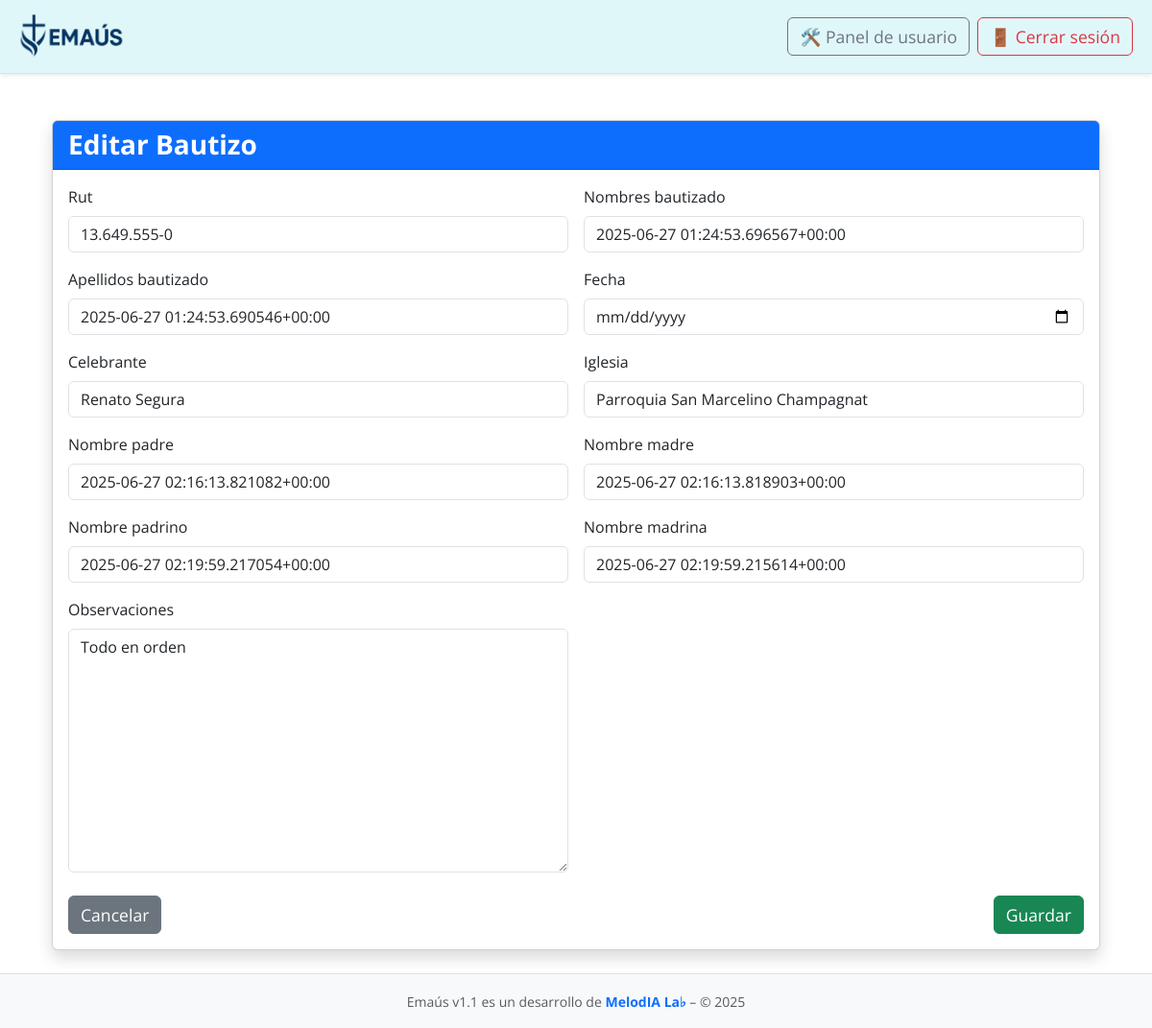
/sacramentos/bautizos/1/editar/ (signed in), run on the app's committed database.
### sacramentos/models.py (models this page shows, shortened)
class Bautizo(models.Model):
    rut = models.CharField(max_length=12, help_text="Ej: 12345678-9")
    nombres_bautizado = models.CharField(max_length=100)
    apellidos_bautizado = models.CharField(max_length=100)
    fecha = models.DateField()
    celebrante = models.CharField(max_length=100)
    iglesia = models.CharField(max_length=100)
    nombre_padre = models.CharField(max_length=100)
    nombre_madre = models.CharField(max_length=100)
    nombre_padrino = models.CharField(max_length=100)  # nuevo
    nombre_madrina = models.CharField(max_length=100)  # nuevo
    observaciones = models.TextField(blank=True)

### sacramentos/views.py (the view)
# urls.py: path('bautizos/<int:pk>/editar/', views.bautizo_update, name='bautizo_update'),
@login_required
def bautizo_update(request, pk):
    bautizo = get_object_or_404(Bautizo, pk=pk)
    if request.method == 'POST':
        form = BautizoForm(request.POST, instance=bautizo)
        if form.is_valid():
            form.save()
            return redirect('bautizos_list')
    else:
        form = BautizoForm(instance=bautizo)
    return render(request, 'sacramentos/bautizo_form.html', {'form': form, 'form_title': 'Editar Bautizo'})

### sacramentos/forms.py
class BautizoForm(forms.ModelForm):
    class Meta:
        model = Bautizo
        fields = '__all__'
    def __init__(self, *args, **kwargs):
        super().__init__(*args, **kwargs)
        for name, field in self.fields.items():
            classes = field.widget.attrs.get('class', '')
            field.widget.attrs['class'] = f'{classes} form-control'.strip()
        self.fields['fecha'].widget.input_type = 'date'

### templates/sacramentos/bautizo_form.html (shortened to what this page needs)
{% extends 'base.html' %}
{% block content %}
<div class="container mt-4">
  <div class="card shadow">
    <div class="card-header bg-primary text-white">
      <h3 class="mb-0">{{ form_title|default:"Registrar Bautizo" }}</h3>
    </div>
    <div class="card-body">
      <form method="post" novalidate>
        <div class="row g-3">
          {% for field in form.visible_fields %}
            <div class="col-md-6">
              <label for="{{ field.id_for_label }}" class="form-label">{{ field.label }}</label>
              {{ field }}
            </div>
          {% endfor %}
        </div>
        <div class="mt-4 d-flex justify-content-between">
          <a href="{% url 'bautizos_list' %}" class="btn btn-secondary">Cancelar</a>
          <button type="submit" class="btn btn-success">Guardar</button>
        </div>
      </form>
    </div>
  </div>
</div>
{% endblock %}

### static/css/styles.css (style rules this page uses)
body { font-family: 'Inter', sans-serif; background-color: #f8f9fa; color: #333; line-height: 1.6; }
h1, h2, h3, h4, h5 { font-weight: 600; margin-bottom: 0.5rem; }
a { text-decoration: none; }
.card { border: none; border-radius: 0.75rem; }
.btn { border-radius: 0.5rem; }

### templates/base.html (style rules this page uses)
html, body { height: 100%; margin: 0; padding: 0; font-family: 'Open Sans', sans-serif; background-color: #ffffff; color: #333333; display: flex; flex-direction: column; }
.btn { font-size: 1.1rem; }
h1, h2, h3, h4 { font-weight: 700; }

### data on the page
Bautizo: visible_fields "13.649.555-0" "2025-06-27 01:24:53.696567+00:00" "2025-06-27 01:24:53.690546+00:00" "Renato Segura" "Parroquia San Marcelino Champagnat" "2025-06-27 02:16:13.821082+00:00" "2025-06-27 02:16:13.818903+00:00" "2025-06-27 02:19:59.217054+00:00" "2025-06-27 02:19:59.215614+00:00" "Todo en orden"

### other printed values
{{ field.label }} "Rut" "Nombres bautizado" "Apellidos bautizado" "Fecha" "Celebrante" "Iglesia" "Nombre padre" "Nombre madre" "Nombre padrino" "Nombre madrina" "Observaciones"
